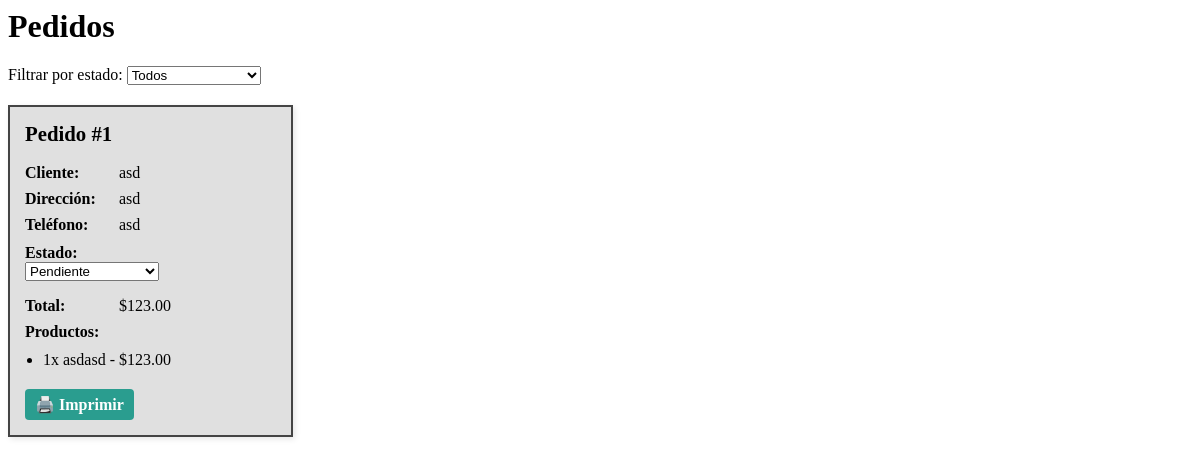
/panel/pedidos/, run on the app's committed database.
### mi_app/models.py (models this page shows, shortened)
class Pedido(models.Model):
    ESTADOS = [
        ('pendiente', 'Pendiente'),
        ('proceso', 'En proceso'),
        ('listo', 'Listo para entregar'),
        ('entregado', 'Entregado'),
        ('cancelado', 'Cancelado'),
    ]
    cliente_nombre = models.CharField(max_length=100)
    cliente_direccion = models.CharField(max_length=200)
    cliente_telefono = models.CharField(max_length=20, blank=True)
    total = models.DecimalField(max_digits=10, decimal_places=2, default=0)
    estado = models.CharField(max_length=20, choices=ESTADOS, default='pendiente')
    fecha_creacion = models.DateTimeField(auto_now_add=True)

class PedidoProducto(models.Model):
    pedido = models.ForeignKey(Pedido, on_delete=models.CASCADE, related_name='items')
    producto = models.ForeignKey(Producto, on_delete=models.CASCADE)
    cantidad = models.PositiveIntegerField(default=1)
    opciones_seleccionadas = models.ManyToManyField(PersonalizacionOpcion, blank=True)
    def subtotal(self):
        subtotal_base = self.producto.precio * self.cantidad
        extras = sum([op.precio_extra for op in self.opciones_seleccionadas.all()])
        return subtotal_base + (extras * self.cantidad)

class Producto(models.Model):
    nombre = models.CharField(max_length=100)
    descripcion = models.TextField(blank=True)
    precio = models.DecimalField(max_digits=8, decimal_places=2)
    categoria = models.CharField(max_length=50)
    disponible = models.BooleanField(default=True)
    personalizable = models.BooleanField(default=False)
    campos_personalizacion = models.ManyToManyField('PersonalizacionCampo', blank=True, related_name='productos')

### mi_app/views.py (the view)
# urls.py: path('panel/pedidos/', views.pedidos_admin, name='pedidos_admin'),
def pedidos_admin(request):
    estado = request.GET.get('estado')
    pedidos = Pedido.objects.all()
    if estado:
        pedidos = pedidos.filter(estado=estado)
    return render(request, 'admin/pedidos_admin.html', {'pedidos': pedidos})

### mi_app/templates/admin/pedidos_admin.html (shortened to what this page needs)
<h1>Pedidos</h1>
<form method="get" style="margin-bottom: 20px;">
  <label for="estado">Filtrar por estado:</label>
  <select id="estado" name="estado" onchange="this.form.submit()">
    <option value="">Todos</option>
  </select>
</form>
<div class="pedidos-grid">
  {% for pedido in pedidos %}
    <div class="pedido-card">
      <h2>Pedido #{{ pedido.id }}</h2>
      <div class="pedido-info"><strong>Cliente:</strong> {{ pedido.cliente_nombre }}</div>
      <div class="pedido-info"><strong>Dirección:</strong> {{ pedido.cliente_direccion }}</div>
      <div class="pedido-info"><strong>Teléfono:</strong> {{ pedido.cliente_telefono }}</div>
      <div class="pedido-estado" style="margin-top: 10px;"><strong>Estado:</strong>
        <form method="post" action="{% url 'cambiar_estado_pedido' pedido.id %}">
          <select name="estado" onchange="this.form.submit()">
            {% for key, label in pedido.ESTADOS %}
              <option value="{{ key }}" {% if pedido.estado == key %}selected{% endif %}>{{ label }}</option>
            {% endfor %}
          </select>
        </form>
      </div>
      <div class="pedido-info"><strong>Total:</strong> ${{ pedido.total }}</div>
      <div class="pedido-info"><strong>Productos:</strong></div>
      <ul class="productos-list">
        {% for item in pedido.items.all %}
          <li>
            {{ item.cantidad }}x {{ item.producto.nombre }}
            - ${{ item.subtotal|floatformat:2 }}
          </li>
        {% endfor %}
      </ul>
      <div class="pedido-actions">
        <a href="{% url 'imprimir_pedido' pedido.id %}" target="_blank">🖨️ Imprimir</a>
      </div>
    </div>
  {% empty %}
    <p>No hay pedidos para mostrar.</p>
  {% endfor %}
</div>

### mi_app/templates/admin/pedidos_admin.html (style rules this page uses)
.pedidos-grid { display: grid; grid-template-columns: repeat(auto-fill, minmax(280px, 1fr)); gap: 15px; }
.pedido-card { border: 2px solid #444; border-radius: 0px; padding: 15px; background:rgb(224, 224, 224); box-shadow: 2px 2px 6px rgba(0,0,0,0.1); }
.pedido-card h2 { margin-top: 0; font-size: 1.3rem; }
.pedido-info { margin: 8px 0; }
.pedido-info strong { display: inline-block; width: 90px; }
.pedido-actions a { display: inline-block; margin-top: 10px; padding: 6px 10px; background: #2a9d8f; color: white; text-decoration: none; border-radius: 4px; font-weight: bold; }
.productos-list { margin: 10px 0; padding-left: 18px; }
.productos-list li { margin-bottom: 5px; }

### data on the page
Pedido: id "1", cliente_nombre "asd", cliente_direccion "asd", cliente_telefono "asd", estado "Pendiente", total "123.00"
PedidoProducto: cantidad "1", producto.nombre "asdasd", subtotal "123.00"
